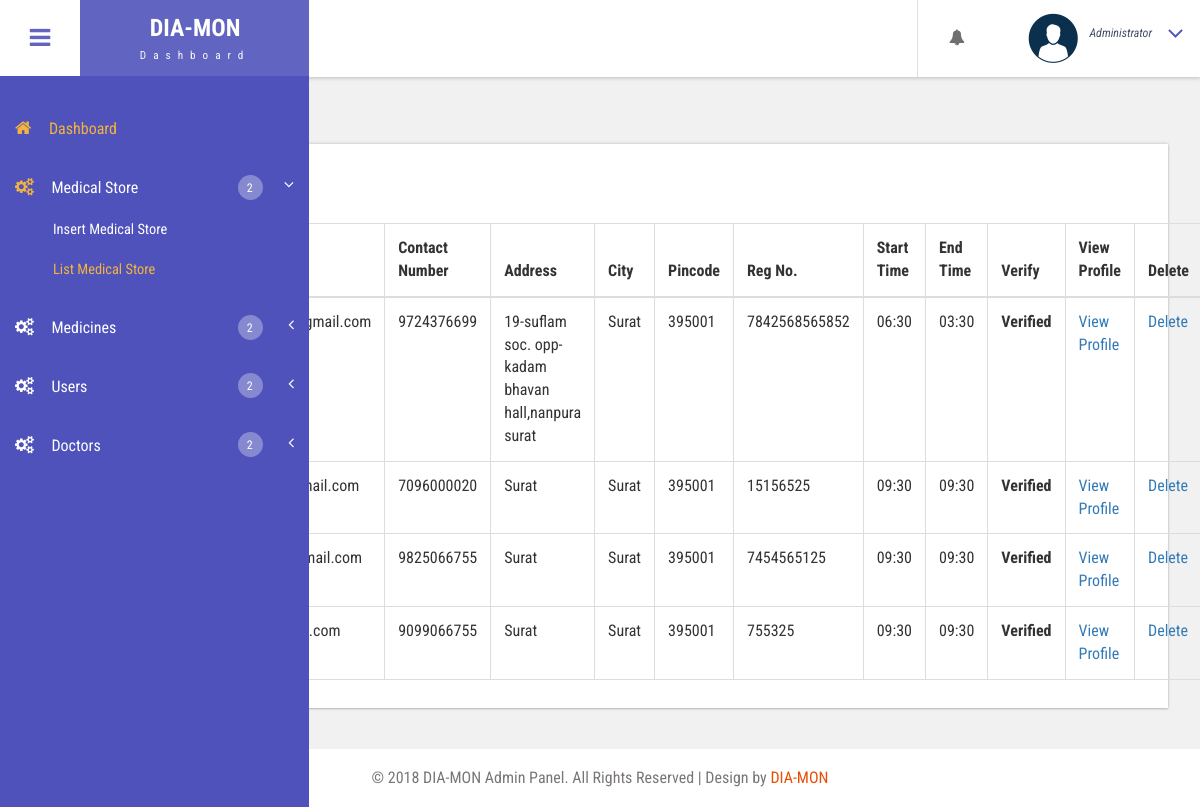
The app's page /medical_list.php (signed in) with its own data.
### tables this page shows
CREATE TABLE IF NOT EXISTS `medical_store` (
  `m_s_id` int(100) NOT NULL AUTO_INCREMENT,
  `m_s_name` varchar(100) DEFAULT NULL,
  `m_s_email` varchar(200) NOT NULL,
  `m_s_address` varchar(100) DEFAULT NULL,
  `m_s_phone_no` varchar(100) NOT NULL,
  `m_s_city` varchar(100) DEFAULT NULL,
  `m_s_pincode` varchar(50) DEFAULT NULL,
  `m_s_regno` varchar(100) DEFAULT NULL,
  `m_s_starttime` varchar(50) DEFAULT NULL,
  `m_s_endtime` varchar(50) DEFAULT NULL,
  `m_s_alltime` varchar(50) DEFAULT NULL,
  `m_s_status` tinyint(1) NOT NULL DEFAULT '0',
  `m_s_createdate` date DEFAULT NULL,
  `m_s_modifydate` date DEFAULT NULL,
  PRIMARY KEY (`m_s_id`),
  UNIQUE KEY `m_s_email` (`m_s_email`)
);

### DB_Conn/function.php (called while the page is built, shortened)
<?php
include 'conn.php';
function medical_list()
{
    global $conn;
    $sql = $conn->query(<<<SQL
SELECT m_s_id,m_s_name,m_s_email,m_s_phone_no,m_s_address,m_s_city,m_s_pincode,m_s_regno,m_s_starttime,m_s_endtime,m_s_status FROM medical_store
SQL
    );
    return $sql;
}
function selectDoctorNotify()
{
    global $conn;
    $sql = $conn->query(<<<SQL
SELECT * FROM doctor_login WHERE d_status=0
SQL
    );
    return $sql;
}
function selectMedicalNotify()
{
    global $conn;
    $sql = $conn->query(<<<SQL
SELECT * FROM medical_store WHERE m_s_status=0
SQL
    );
    return $sql;
}

### medical_list.php (the view, shortened to what this page needs)
<!DOCTYPE HTML>
<html lang="eng">
<head>
    <?php
    include_once 'header.php';
    include_once 'sidebar.php';
    include_once 'DB_Conn/function.php';
    ?>
    <link href="css/bootstrap.css" rel='stylesheet' type='text/css' />
    <link href="css/style.css" rel='stylesheet' type='text/css' />
    <link href="css/font-awesome.css" rel="stylesheet">
    <link href="css/animate.css" rel="stylesheet" type="text/css" media="all">
    <link href="css/custom.css" rel="stylesheet">
</head>
<body class="cbp-spmenu-push">
<div class="main-content">
    <div id="page-wrapper" style="min-height: 307px;">
        <div class="main-page">
            <div class="tables">
                <div class="bs-example widget-shadow" data-example-id="bordered-table">
                    <h4>List Of Medical Store:</h4>
                    <table class="table table-bordered">
                        <thead>
                        <tr> <th>#</th><th>Name</th> <th>E-mail</th><th>Contact Number</th> <th>Address</th><th>City</th><th>Pincode</th><th>Reg No.</th><th>Start Time</th> <th>End Time</th><th>Verify</th><th>View Profile</th><th>Delete</th></tr>
                        </thead>
                        <tbody>
                        <?php
                        $result = medical_list();
                        $i=1;
                        if ($result->num_rows > 0) {
                            while ($row=$result->fetch_assoc()){
                                if($row['m_s_status']==0) {
                                    echo "<tr> <th scope='row'>$i</th><td>" . $row["m_s_name"] . "</td><td>" . $row["m_s_email"] . "</td> <td>" . $row["m_s_phone_no"] . "</td> <td>" . $row["m_s_address"] . "</td> <td>" . $row["m_s_city"] . "</td> <td>" . $row["m_s_pincode"] . "</td><td>" . $row["m_s_regno"] . "</td><td>" . $row["m_s_starttime"] . "</td> <td>" . $row["m_s_endtime"] . "</td><td><a href='verify_medical.php?id=" . $row['m_s_id'] . "'>Verify</a></td><td><a href='profile_medical.php?pid=" . $row["m_s_id"] . "'>View Profile</td> <td><a href='delete_medical.php?pid=" . $row["m_s_id"] . "'>Delete</td></tr>";
                                }else{
                                    echo "<tr> <th scope='row'>$i</th><td>" . $row["m_s_name"] . "</td><td>" . $row["m_s_email"] . "</td> <td>" . $row["m_s_phone_no"] . "</td> <td>" . $row["m_s_address"] . "</td> <td>" . $row["m_s_city"] . "</td> <td>" . $row["m_s_pincode"] . "</td><td>" . $row["m_s_regno"] . "</td><td>" . $row["m_s_starttime"] . "</td> <td>" . $row["m_s_endtime"] . "</td><td><b>Verified</b></td><td><a href='profile_medical.php?pid=" . $row["m_s_id"] . "'>View Profile</td> <td><a href='delete_medical.php?pid=" . $row["m_s_id"] . "'>Delete</td></tr>";
                                }
                                $i++;
                            }
                        }else{
                            echo "No Record Found";
                        }
                        ?>
                        </tbody>
                    </table>
                </div>
            </div>
        </div>
    </div>
</div>
<?php include 'footer.php'?>
</body>
</html>

### header.php (shortened to what this page needs)
<div class="sticky-header header-section ">
    <div class="header-left">
        <button id="showLeftPush"><i class="fa fa-bars"></i></button>
        <div class="logo">
            <a href="dashboard.php">
                <h1>DIA-MON</h1>
                <span>Dashboard</span>
            </a>
        </div>
    </div>
    <div class="header-right">
        <div class="profile_details_left">
            <ul class="nofitications-dropdown">
                <li class="dropdown head-dpdn">
                    <?php
                    include_once "DB_Conn/function.php";
                    $sql = selectUserNotify();
                    $sql1 = selectMedicalNotify();
                    $sql2 = selectDoctorNotify();
                    if ($sql->num_rows > 0 or $sql1->num_rows > 0 or $sql2->num_rows > 0) {
                        echo <<<TAG
<a href="#" class="dropdown-toggle" data-toggle="dropdown" aria-expanded="false"><i
                                class="fa fa-bell"></i><span class="badge blue">*</span></a>
                    <ul class="dropdown-menu">
TAG;
                        echo "<li>
                    <div class=\"notification_header\">
                        <h3>Notifications</h3>
                    </div>
                </li>";
                        if ($sql->num_rows > 0) {
                            $row = $sql->fetch_assoc();
                            echo "<li><a href=\"user_verify_list.php\">
                        <div class=\"notification_desc\">
                            <p>" . $sql->num_rows . " Users To Verify</p>
                        </div>
                        <div class=\"clearfix\"></div>
                    </a></li>";
                        }
                        if ($sql2->num_rows > 0) {
                            $row = $sql2->fetch_assoc();
                            echo "
                <li class=\"odd\"><a href=\"doctor_list.php\">
                            <div class=\"notification_desc\">
                            <p>" . $sql2->num_rows . " Doctors To Verify</p>
                        </div>
                        <div class=\"clearfix\"></div>
                    </a></li>";
                        }
                        if ($sql1->num_rows > 0) {
                            $row = $sql1->fetch_assoc();
                            echo "
                <li><a href=\"medical_list.php\">
                        <div class=\"notification_desc\">
                            <p>" . $sql1->num_rows. " Medical Stores To Verify</p>
                        </div>
                        <div class=\"clearfix\"></div>
                    </a></li>";
                        }
                    } else {
                        echo "<a href=\"#\" class=\"dropdown-toggle\" data-toggle=\"dropdown\" aria-expanded=\"false\"><i
                                class=\"fa fa-bell\"></i></a>
                    <ul class=\"dropdown-menu\">";
                    }
                    ?>
            </ul>
            </li>
            </ul>
            <div class="clearfix"></div>
        </div>
        <div class="profile_details">
            <ul>
                <li class="dropdown profile_details_drop">
                    <a href="#" class="dropdown-toggle" data-toggle="dropdown" aria-expanded="false">
                        <div class="profile_img">
                            <span class="prfil-img"><img src="images/profile.png" alt="" height="50" width="50"> </span>
                            <div class="user-name">
                                <span>Administrator</span>
                            </div>
                            <i class="fa fa-angle-down lnr"></i>
                            <div class="clearfix"></div>
                        </div>
                    </a>
                </li>
            </ul>
        </div>
    </div>
    <div class="clearfix"></div>
</div>

### sidebar.php (shortened to what this page needs)
<div class=" sidebar" role="navigation">
            <div class="navbar-collapse">
				<nav class="cbp-spmenu cbp-spmenu-vertical cbp-spmenu-left" id="cbp-spmenu-s1">
					<ul class="nav" id="side-menu">
						<li>
							<a href="dashboard.php" class="active"><i class="fa fa-home nav_icon"></i>Dashboard</a>
						</li>
                        <li>
                            <a href="#"><i class="fa fa-cogs nav_icon"></i>Medical Store <span class="nav-badge">2</span> <span class="fa arrow"></span></a>
                            <ul class="nav nav-second-level collapse">
                                <li>
                                    <a href="medical_insert.php" >Insert Medical Store</a>
                                </li>
                                <li>
                                    <a href="medical_list.php">List Medical Store</a>
                                </li>
                            </ul>
                        </li>
                        <li>
                            <a href="#"><i class="fa fa-cogs nav_icon"></i>Medicines<span class="nav-badge">2</span> <span class="fa arrow"></span></a>
                        </li>
                        <li>
                            <a href="#"><i class="fa fa-cogs nav_icon"></i>Users<span class="nav-badge">2</span> <span class="fa arrow"></span></a>
                        </li>
                        <li>
                            <a href="#"><i class="fa fa-cogs nav_icon"></i>Doctors<span class="nav-badge">2</span> <span class="fa arrow"></span></a>
                        </li>
					</ul>
				</nav>
			</div>
		</div>

### footer.php
<div class="footer">
		   <p>&copy; 2018 DIA-MON Admin Panel. All Rights Reserved | Design by <a href="#" target="_blank">DIA-MON</a></p>
</div>

### css/custom.css (style rules this page uses)
#page-wrapper { padding:7em 2em 2.5em; background-color: #F1F1F1; }
.sidebar .arrow { float: right; }
.sidebar .fa.arrow:before { content: "\f104"; }
.sidebar .active>a>.fa.arrow:before { content: "\f107"; }
.sidebar .nav-second-level li, .sidebar .nav-third-level li { border-bottom: 0!important; margin-bottom: 0; }
.sidebar .nav-second-level li a { padding-left: 53px; font-size: .9em; }

### records on screen
medical_store: m_s_phone_no "9724376699", m_s_address "19-suflam soc. opp-kadam bhavan hall,nanpura surat", m_s_city "Surat", m_s_pincode "395001", m_s_regno "7842568565852", m_s_starttime "06:30", m_s_endtime "03:30"
medical_store: m_s_phone_no "7096000020", m_s_address "Surat", m_s_city "Surat", m_s_pincode "395001", m_s_regno "15156525", m_s_starttime "09:30", m_s_endtime "09:30"
medical_store: m_s_phone_no "9825066755", m_s_address "Surat", m_s_city "Surat", m_s_pincode "395001", m_s_regno "7454565125", m_s_starttime "09:30", m_s_endtime "09:30"
medical_store: m_s_phone_no "9099066755", m_s_address "Surat", m_s_city "Surat", m_s_pincode "395001", m_s_regno "755325", m_s_starttime "09:30", m_s_endtime "09:30"
